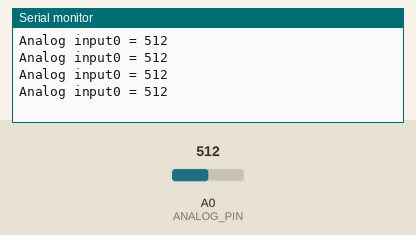
The sketch below on a simulated Arduino Uno, built with avr-gcc and run on an emulated ATmega328P. Parts: the last lines printed to the serial monitor. The test bench sets the inputs (shaded band); at power-on: A0 (ANALOG_PIN) = 512.

Above: at 1.2 s.
1.3 s: A0 (ANALOG_PIN) set to 716
At 1.71 s:
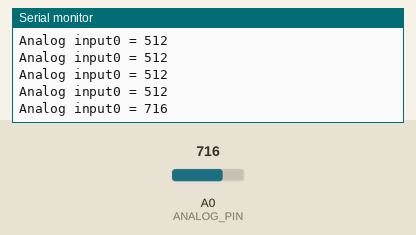
2.8 s: A0 (ANALOG_PIN) set to 900
At 2.91 s:
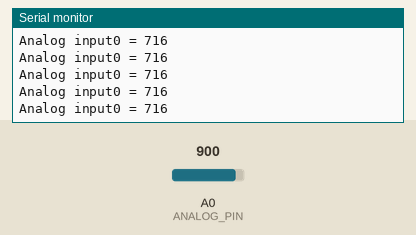
Timing chart, 0 to 5.8 s (numbered marks = the images above; inputs shaded):
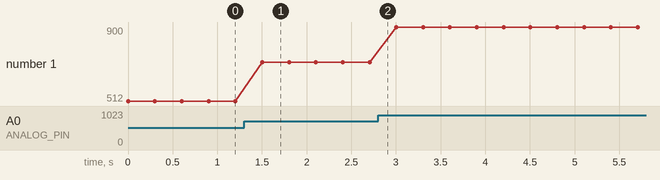

The sketch:

W7_AnalogRead.ino
```cpp
#define ANALOG_PIN A0

int analogValue = 0;
void setup() {
  Serial.begin(9600);

}

void loop() {
  //analogValue = map(analogRead(ANALOG_PIN),0,1023,0,255);
  analogValue = analogRead(ANALOG_PIN);
  Serial.print("Analog input0 = ");
  Serial.println(analogValue);
  delay(300);

}
```

Measured:
- after the input at 1.3 s, the serial monitor: prints a new line after 0.20 s (image 1)
- plotted number 1: 512 → 716 after the input at 1.3 s, 716 → 900 after the input at 2.8 s
